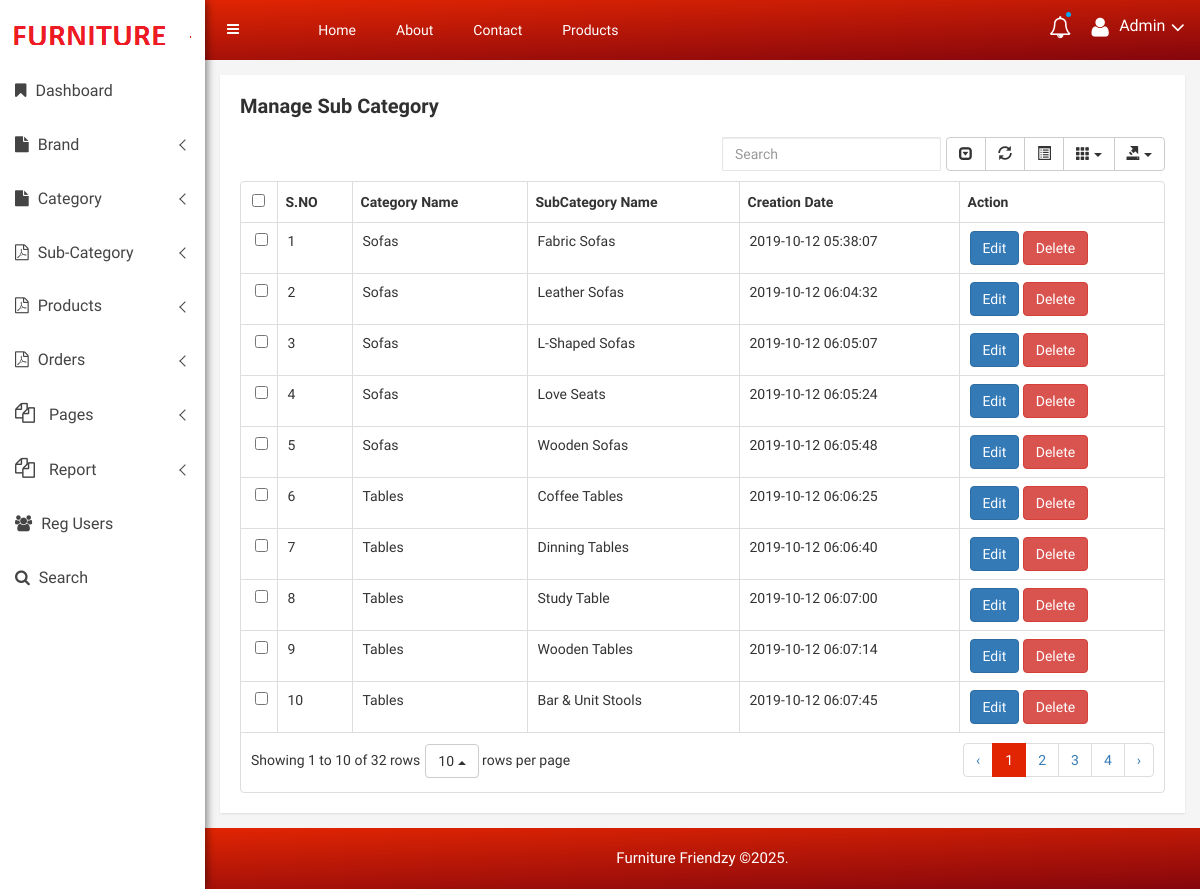
Screenshot of /admin/manage-subcategory.php (signed in) with the database file from the repository.
### tables this page shows
CREATE TABLE `tblsubcategory` (
  `ID` int(10) NOT NULL,
  `CatID` int(10) DEFAULT NULL,
  `SubcategoryName` varchar(120) DEFAULT NULL,
  `CreationDate` timestamp NULL DEFAULT current_timestamp()
);

CREATE TABLE `tblcategory` (
  `ID` int(10) NOT NULL,
  `CategoryName` varchar(120) DEFAULT NULL,
  `CreationDate` timestamp NULL DEFAULT current_timestamp()
);

### admin/manage-subcategory.php (the view, shortened to what this page needs)
<?php
include('includes/dbconnection.php');
if (strlen($_SESSION['ofsmsaid']==0)) {
  header('location:logout.php');
  } else{
?>
<!doctype html>
<html class="no-js" lang="en">
<head>
    <link rel="stylesheet" href="css/bootstrap.min.css">
    <link rel="stylesheet" href="css/font-awesome.min.css">
    <link rel="stylesheet" href="css/owl.carousel.css">
    <link rel="stylesheet" href="css/owl.theme.css">
    <link rel="stylesheet" href="css/owl.transitions.css">
    <link rel="stylesheet" href="css/animate.css">
    <link rel="stylesheet" href="css/normalize.css">
    <link rel="stylesheet" href="css/meanmenu.min.css">
    <link rel="stylesheet" href="css/main.css">
    <link rel="stylesheet" href="css/morrisjs/morris.css">
    <link rel="stylesheet" href="css/scrollbar/jquery.mCustomScrollbar.min.css">
    <link rel="stylesheet" href="css/metisMenu/metisMenu.min.css">
    <link rel="stylesheet" href="css/metisMenu/metisMenu-vertical.css">
    <link rel="stylesheet" href="css/calendar/fullcalendar.min.css">
    <link rel="stylesheet" href="css/calendar/fullcalendar.print.min.css">
    <link rel="stylesheet" href="css/editor/select2.css">
    <link rel="stylesheet" href="css/editor/datetimepicker.css">
    <link rel="stylesheet" href="css/editor/bootstrap-editable.css">
    <link rel="stylesheet" href="css/editor/x-editor-style.css">
    <link rel="stylesheet" href="css/data-table/bootstrap-table.css">
    <link rel="stylesheet" href="css/data-table/bootstrap-editable.css">
    <link rel="stylesheet" href="style.css">
    <link rel="stylesheet" href="css/responsive.css">
</head>
<body>
   <?php include_once('includes/sidebar.php');?>
    <div class="all-content-wrapper">
        <?php include_once('includes/header.php');?>
       <div class="data-table-area mg-tb-15">
            <div class="container-fluid">
                <div class="row">
                    <div class="col-lg-12 col-md-12 col-sm-12 col-xs-12">
                        <div class="sparkline13-list">
                            <div class="sparkline13-hd">
                                <div class="main-sparkline13-hd">
                                    <h1>Manage <span class="table-project-n">Sub</span> Category</h1>
                                </div>
                            </div>
                            <div class="sparkline13-graph">
                                <div class="datatable-dashv1-list custom-datatable-overright">
 <table id="table" data-toggle="table" data-pagination="true"  data-show-pagination-switch="true" data-search="true" data-show-columns="true" data-show-refresh="true" data-key-events="true" data-show-toggle="true" data-resizable="true" data-cookie="true" data-cookie-id-table="saveId"  data-click-to-select="true" data-toolbar="#toolbar" data-show-export="true">
                                        <thead>
                                            <tr>
                                                <th>S.NO</th>
                                                <th>Category Name</th>
                                                <th >SubCategory Name</th>
                                                <th>Creation Date</th>
                                                <th>Action</th>
                                            </tr>
                                        </thead>
                                         <tbody>
                                        <?php
$sql="SELECT tblcategory.CategoryName ,tblsubcategory.ID as subcatid,tblsubcategory.SubcategoryName,tblsubcategory.CreationDate from tblsubcategory inner join tblcategory on tblcategory.ID=tblsubcategory.CatID";
$query = $dbh -> prepare($sql);
$query->execute();
$results=$query->fetchAll(PDO::FETCH_OBJ);
$cnt=1;
if($query->rowCount() > 0)
{
foreach($results as $row)
{               ?>
                                            <tr>
                                                <td><?php echo htmlentities($cnt);?></td>
                                                <td><?php  echo htmlentities($row->CategoryName);?></td>
                                                <td><?php  echo htmlentities($row->SubcategoryName);?></td>
                                                <td><?php  echo htmlentities($row->CreationDate);?></td>
                                                <td><a href="edit-subcategory-detail.php?editid=<?php echo htmlentities ($row->subcatid);?>" class="btn btn-primary" style="color:#fff;">Edit</a>
 <a href="manage-subcategory.php?id=<?php echo htmlentities ($row->subcatid);?>"   class="btn btn-danger" onClick="return confirm('Are you sure you want to delete?')" style="color:#fff;">Delete</a>
                                                </td>
                                            </tr>
                                             <?php $cnt=$cnt+1;}} ?>
                                        </tbody>
                                    </table>
                                </div>
                            </div>
                        </div>
                    </div>
                </div>
            </div>
        </div>
        <?php include_once('includes/footer.php');?>
    </div>
</body>
</html>
<?php }  ?>

### admin/includes/sidebar.php (shortened to what this page needs)
<div class="left-sidebar-pro">
       <nav id="sidebar" class="">
           <div class="sidebar-header">
               <a href="dashoboard.php"><img class="main-logo" src="images/logo/logo1.png" alt="" /></a>
           </div>
           <div class="left-custom-menu-adp-wrap comment-scrollbar">
               <nav class="sidebar-nav left-sidebar-menu-pro">
                   <ul class="metismenu" id="menu1">
                       <li><a title="Dashboard" href="dashboard.php" aria-expanded="false"><i class="fa fa-bookmark icon-wrap sub-icon-mg" aria-hidden="true"></i> <span class="mini-click-non">Dashboard</span></a></li>
                       <li id="removable">
                           <a class="has-arrow" href="#" aria-expanded="false"><i class="fa fa-file sub-icon-mg"></i> <span class="mini-click-non">Brand</span></a>
                       </li>
                       <li id="removable">
                           <a class="has-arrow" href="#" aria-expanded="false"><i class="fa fa-file sub-icon-mg"></i> <span class="mini-click-non">Category</span></a>
                       </li>
                       <li id="removable">
                           <a class="has-arrow" href="#" aria-expanded="false"><i class="fa fa-file-pdf-o sub-icon-mg"></i> <span class="mini-click-non">Sub-Category</span></a>
                       </li>
                       <li id="removable">
                           <a class="has-arrow" href="#" aria-expanded="false"><i class="fa fa-file-pdf-o sub-icon-mg"></i> <span class="mini-click-non">Products</span></a>
                       </li>
                 <li id="removable">
                           <a class="has-arrow" href="#" aria-expanded="false"><i class="fa fa-file-pdf-o sub-icon-mg"></i> <span class="mini-click-non">Orders</span></a>
                       </li>
                       <li id="removable">
                           <a class="has-arrow" href="#" aria-expanded="false"><i class="fa big-icon fa-files-o icon-wrap"></i> <span class="mini-click-non">Pages</span></a>
                       </li>
                       <li id="removable">
                           <a class="has-arrow" href="#" aria-expanded="false"><i class="fa big-icon fa-files-o icon-wrap"></i> <span class="mini-click-non">Report</span></a>
                       </li>
                       <li><a title="Dashboard" href="reg-users.php" aria-expanded="false"><i class="fa fa-users icon-wrap sub-icon-mg" aria-hidden="true"></i> <span class="mini-click-non">Reg Users</span></a></li>
                      <li><a title="Dashboard" href="search.php" aria-expanded="false"><i class="fa fa-search icon-wrap sub-icon-mg" aria-hidden="true"></i> <span class="mini-click-non">Search</span></a></li>
                       </ul>
               </nav>
           </div>
       </nav>
   </div>

### admin/includes/header.php (shortened to what this page needs)
 <div class="container-fluid">
            <div class="row">
                <div class="col-lg-12 col-md-12 col-sm-12 col-xs-12">
                    <div class="logo-pro">
                        <a href="dashboard.php"><img class="main-logo" src="images/logo/logo1.png" alt="" /></a>
                    </div>
                </div>
            </div>
        </div>
<div class="header-advance-area">
            <div class="header-top-area">
                <div class="container-fluid">
                    <div class="row">
                        <div class="col-lg-12 col-md-12 col-sm-12 col-xs-12">
                            <div class="header-top-wraper">
                                <div class="row">
                                    <div class="col-lg-1 col-md-0 col-sm-1 col-xs-12">
                                        <div class="menu-switcher-pro">
                                            <button type="button" id="sidebarCollapse" class="btn bar-button-pro header-drl-controller-btn btn-info navbar-btn">
                                                    <i class="fa fa-bars"></i>
                                                </button>
                                        </div>
                                    </div>
                                    <div class="col-lg-6 col-md-7 col-sm-6 col-xs-12">
                                        <div class="header-top-menu tabl-d-n">
                                            <ul class="nav navbar-nav mai-top-nav">
                                                <li class="nav-item"><a href="dashboard.php" class="nav-link">Home</a>
                                                </li>
                                                <li class="nav-item"><a href="about-us.php" class="nav-link">About</a>
                                                </li>
                                                <li class="nav-item"><a href="contact-us.php" class="nav-link">Contact</a>
                                                </li>
                                                <li class="nav-item"><a href="manage-products.php" class="nav-link">Products</a>
                                                </li>
                                            </ul>
                                        </div>
                                    </div>
  <div class="col-lg-5 col-md-5 col-sm-12 col-xs-12">
<div class="header-right-info">
 <ul class="nav navbar-nav mai-top-nav header-right-menu">
 <li class="nav-item"><a href="#" data-toggle="dropdown" role="button" aria-expanded="false" class="nav-link dropdown-toggle"><i class="fa fa-bell-o" aria-hidden="true"></i><span class="indicator-nt"></span></a>
</li>
 <li class="nav-item">
 <a href="#" data-toggle="dropdown" role="button" aria-expanded="false" class="nav-link dropdown-toggle">
<i class="fa fa-user adminpro-user-rounded header-riht-inf" aria-hidden="true"></i>
<span class="admin-name"><?php
$aid=$_SESSION['ofsmsaid'];
$sql="SELECT AdminName,Email from  tbladmin where ID=:aid";
$query = $dbh -> prepare($sql);
$query->bindParam(':aid',$aid,PDO::PARAM_STR);
$query->execute();
$results=$query->fetchAll(PDO::FETCH_OBJ);
$cnt=1;
if($query->rowCount() > 0)
{
foreach($results as $row)
{               ?><?php  echo $row->AdminName;?><?php $cnt=$cnt+1;}} ?></span>
<i class="fa fa-angle-down adminpro-icon adminpro-down-arrow"></i>
    </a>
</li>
 </ul>
 </div>
</div>
</div>
</div>
 </div>
 </div>
  </div>
 </div>
        </div>

### admin/includes/footer.php
<div class="footer-copyright-area">
           <div class="container-fluid">
               <div class="row">
                   <div class="col-lg-12">
                       <div class="footer-copy-right">
                           <p>Furniture Friendzy &copy;<?php echo date('Y');?>.</p>
                       </div>
                   </div>
               </div>
           </div>
       </div>

### admin/css/main.css (style rules this page uses)
html { color: #222; font-size: 1em; line-height: 1.4; }
audio, canvas, iframe, img, svg, video { vertical-align: middle; }

### admin/css/metisMenu/metisMenu-vertical.css (style rules this page uses)
.sidebar-nav { background: #fff; }
.sidebar-nav ul { padding: 0; margin: 0; list-style: none; background: #f5f5f5; }
.sidebar-nav .metismenu { background: #fff; display: -webkit-box; display: -ms-flexbox; display: flex; -webkit-box-orient: vertical; -webkit-box-direction: normal; -ms-flex-direction: column; flex-direction: column; }
.sidebar-nav .metismenu li + li { margin-top: 5px; }
.sidebar-nav .metismenu li:first-child { margin-top: 5px; }
.sidebar-nav .metismenu li:last-child { margin-bottom: 5px; }
.sidebar-nav .metismenu > li { display: -webkit-box; display: -ms-flexbox; display: flex; -webkit-box-orient: vertical; -webkit-box-direction: normal; -ms-flex-direction: column; flex-direction: column; position: relative; }
.sidebar-nav .metismenu a { position: relative; display: block; padding: 13px 15px; color: #444; outline-width: 0; transition: all .3s ease-out; font-size:16px; }
.sidebar-nav .metismenu li .icon-wrap { margin-right:10px; font-size:20px; }
.sidebar-nav .metismenu li .sub-icon-mg { margin-right:5px; font-size:16px; }

### rows the page displays
tblsubcategory: tblcategory.CategoryName "Sofas", SubcategoryName "Fabric Sofas", CreationDate "2019-10-12 05:38:07"
tblsubcategory: tblcategory.CategoryName "Sofas", SubcategoryName "Leather Sofas", CreationDate "2019-10-12 06:04:32"
tblsubcategory: tblcategory.CategoryName "Sofas", SubcategoryName "L-Shaped Sofas", CreationDate "2019-10-12 06:05:07"
tblsubcategory: tblcategory.CategoryName "Sofas", SubcategoryName "Love Seats", CreationDate "2019-10-12 06:05:24"
tblsubcategory: tblcategory.CategoryName "Sofas", SubcategoryName "Wooden Sofas", CreationDate "2019-10-12 06:05:48"
tblsubcategory: tblcategory.CategoryName "Tables", SubcategoryName "Coffee Tables", CreationDate "2019-10-12 06:06:25"
tblsubcategory: tblcategory.CategoryName "Tables", SubcategoryName "Dinning Tables", CreationDate "2019-10-12 06:06:40"
tblsubcategory: tblcategory.CategoryName "Tables", SubcategoryName "Study Table", CreationDate "2019-10-12 06:07:00"
tblsubcategory: tblcategory.CategoryName "Tables", SubcategoryName "Wooden Tables", CreationDate "2019-10-12 06:07:14"
tblsubcategory: tblcategory.CategoryName "Tables", SubcategoryName "Bar & Unit Stools", CreationDate "2019-10-12 06:07:45"

### other values shown
$row->AdminName "Admin"
